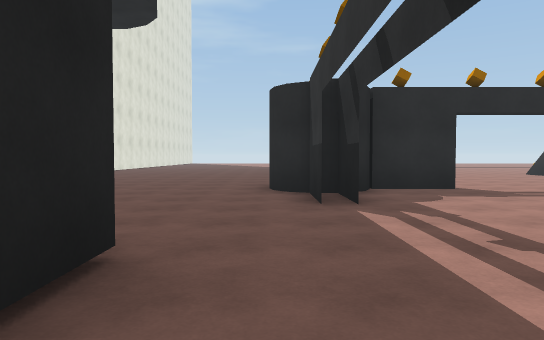
View 1 (above)

22 first-person views from a walk through a scene from a Unity 3-D project. The camera is 1.3 m above the floor, tilts 2° down and sees 70° across. The floor is counted in squares, 2 m on a side. Each view is taken from the middle of a square. On the plan, view 1 faces up. The plan holds only what a view shows up to about 11 squares ahead; the rest is blank. The place goes on beyond the plan. The player is left out. Surface patterns are stand-ins for the level's own textures.

View 2
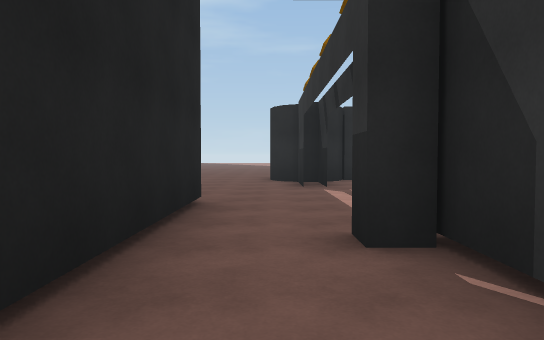

View 3
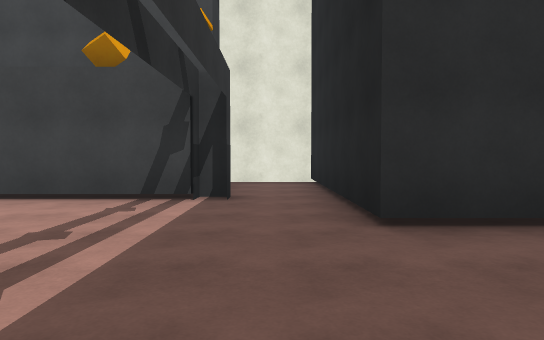

View 4
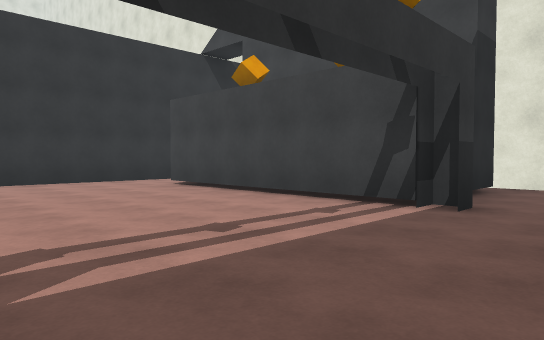

View 5
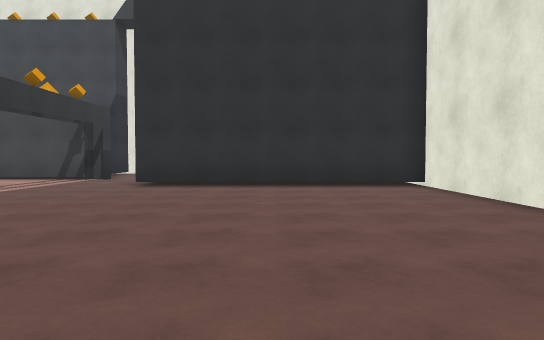

View 6
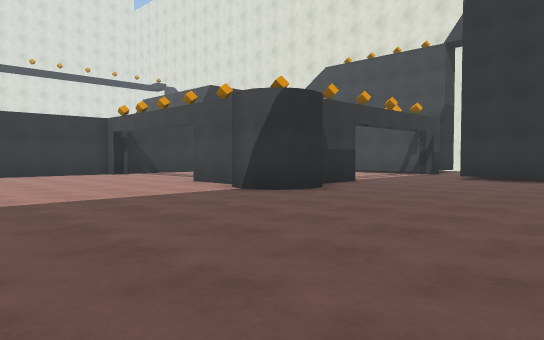

View 7
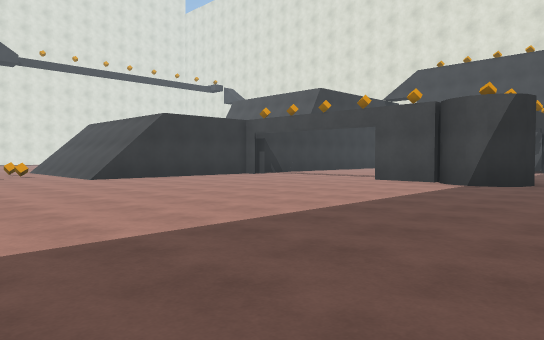

View 8
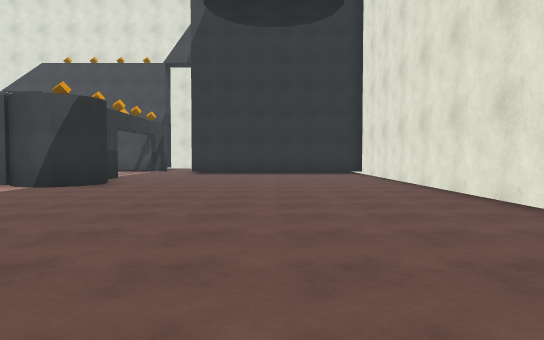

View 9
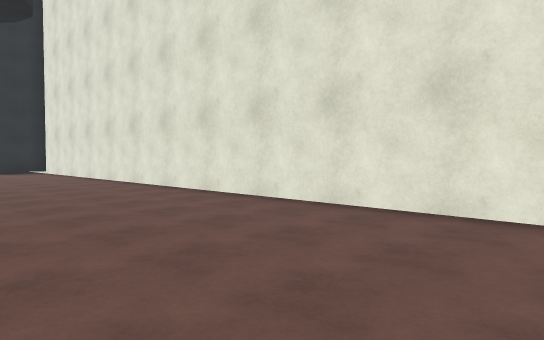

View 10
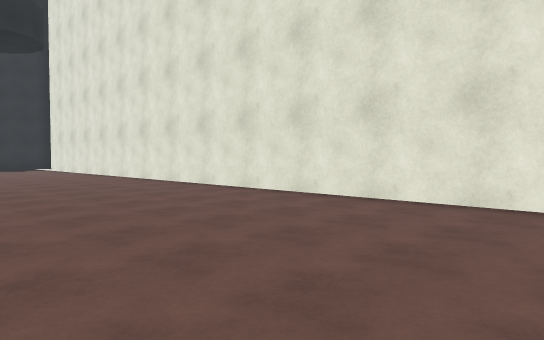

View 11
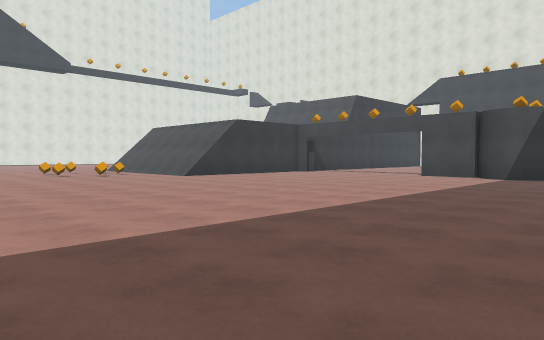

View 12
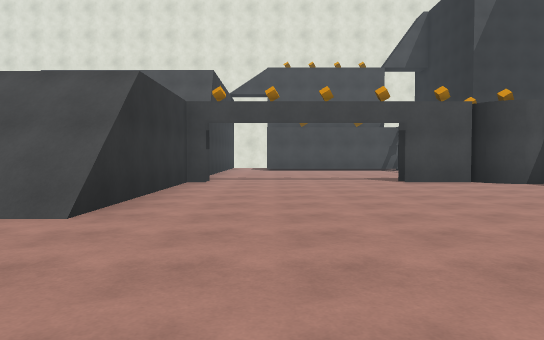

View 13
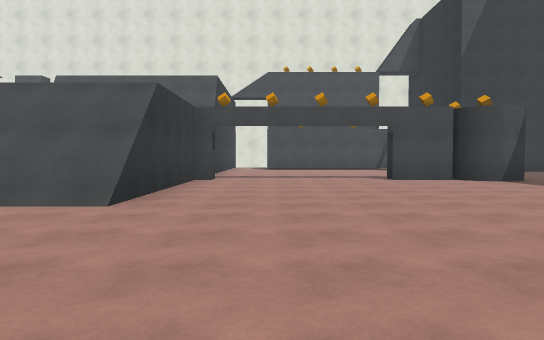

View 14
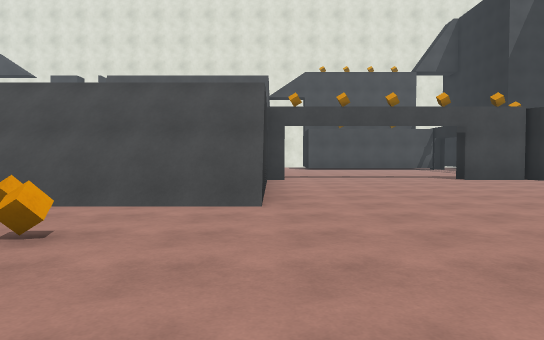

View 15
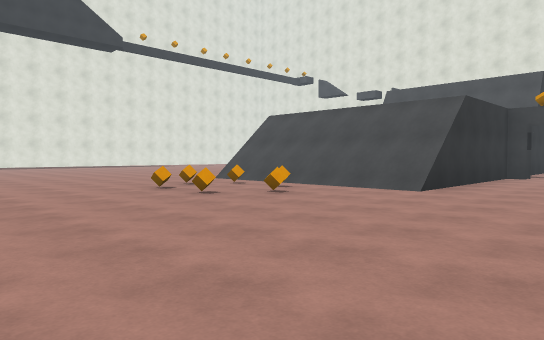

View 16
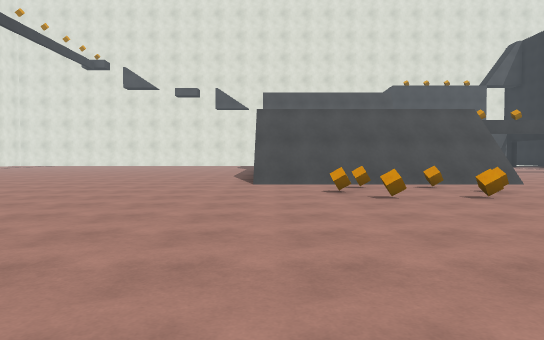

View 17
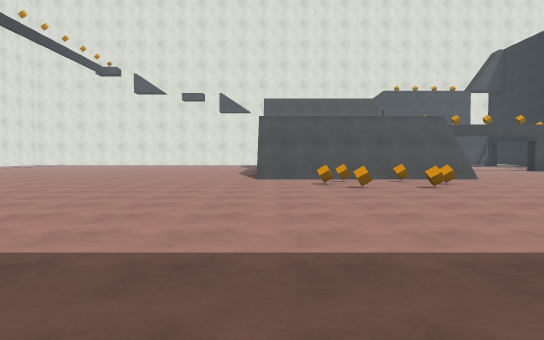

View 18
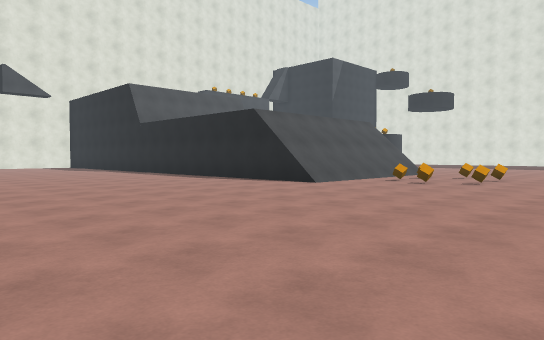

View 19
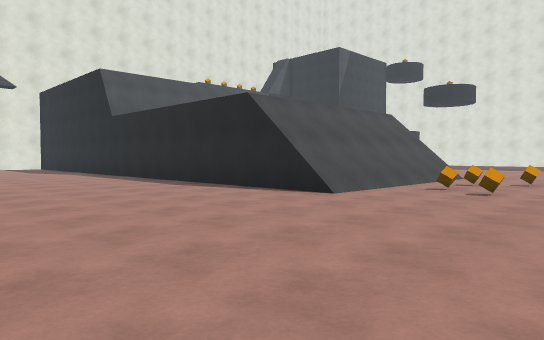

View 20
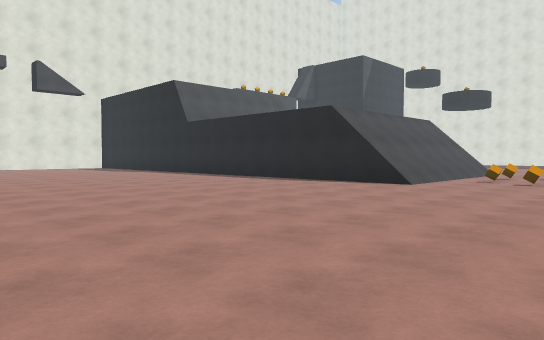

View 21
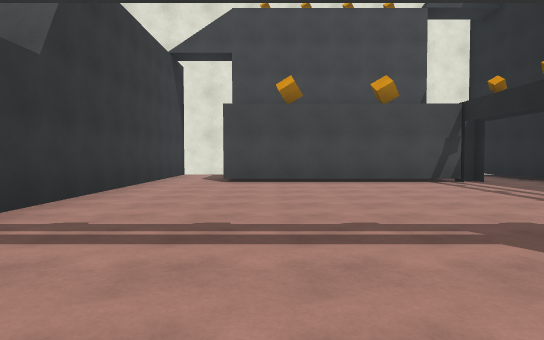

View 22
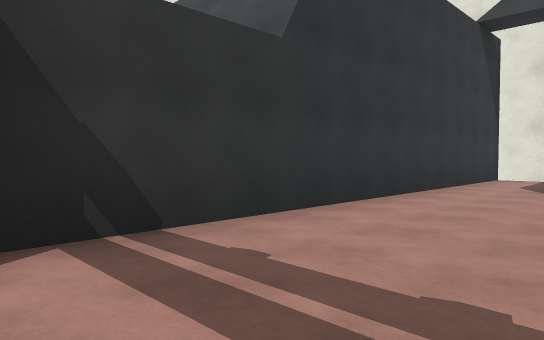

### Floor plan
Key: @ floor where view 1 was taken; # wall or solid block; . floor; / step, stairs or slope; C orange cube.
Columns run from 8 left of view 1 to 24 right of it. Each row starts with its distance up from view 1.
 25                        .
 24                       ...
 23                      .....
 22    ....              .....
 21 #.........    ....  .......
 20 #...............................
 19 #...............................
 18 #................................
 17 #...................CC...........
 16 #..................C..C..........
 15 #...................CC...........
 14 #................///////........
 13 #................///////........
 12 #................///////........
 11 #................/      ........
 10 #................/      ........
  9 #................/      .......
  8 #.......####.....#      .......
  7 #........#......./       ......
  6 #........#......./        .. ..
  5 #................/
  4 #.................##
  3 #.................#
  2 ########..........#
  1        #..........#
  0        #@#######..#
 -1        #..#     ..#
 -2        #..#     ..#
 -3        #..#     ..#
 -4        ####     ###

Positions as (right, up) in squares from view 1, and headings:
1: (0, 0), facing up
2: (0, -3), facing up
3: (0, 6), facing down
4: (-1, 5), facing down-right
5: (-4, 11), facing down
6: (-5, 14), facing down-right
7: (-2, 18), facing down-right
8: (-4, 17), facing down
9: (-3, 19), facing down-left
10: (-2, 22), facing down-left
11: (-2, 21), facing down-right
12: (7, 18), facing down
13: (7, 19), facing down
14: (9, 19), facing down
15: (6, 21), facing down-right
16: (15, 23), facing down
17: (15, 25), facing down
18: (23, 20), facing down-left
19: (21, 18), facing down-left
20: (24, 18), facing down-left
21: (6, 10), facing down
22: (6, 8), facing down-right
